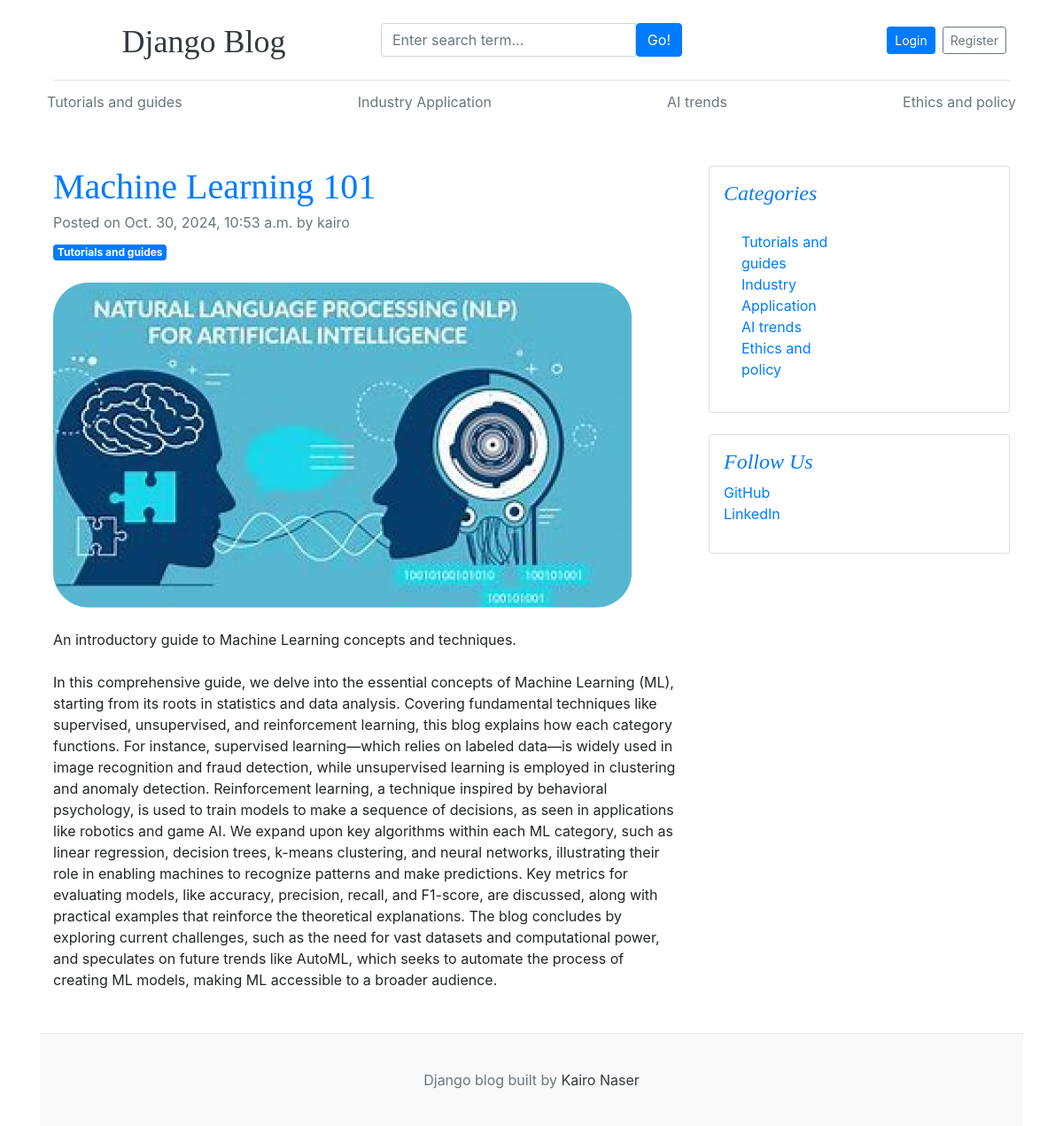
Page /blogs/machine-learning-101/ on the earlier database version.
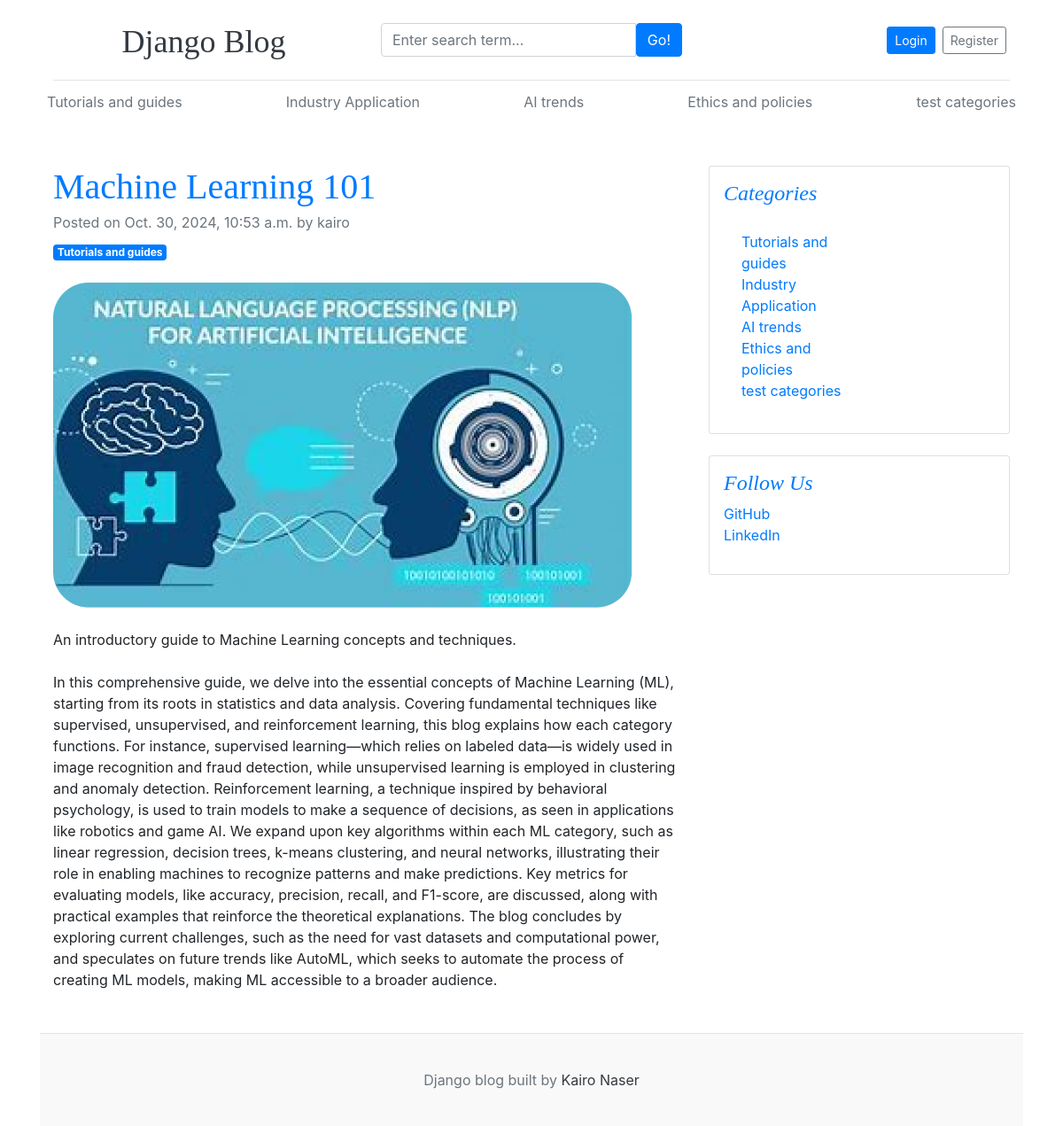
Same page on the later database version.
### blogs/models.py (models this page shows)
class Category(models.Model):
    category_name = models.CharField(max_length=50, unique=True)
    created_at = models.DateTimeField(auto_now_add=True)
    updated_at = models.DateTimeField(auto_now=True)
    class Meta:
        verbose_name_plural ='Categories'
    def __str__(self):
        return self.category_name

### blogs/views.py (the view)
# urls.py: path('blogs/<slug:slug>/', BlogsView.blogs, name='blogs'),
def blogs(request,slug):
   single_post =  get_object_or_404(Blogs, slug=slug , status ='published')
   context = {
      'single_post':single_post
   }
   return render(request, 'blogs.html', context)

### blogs/context_processors.py (called while the page is built)
def get_categories(request):
    categories = Category.objects.all()
    return dict(categories=categories)

### templates/blogs.html
{% extends 'base/base.html' %}
{% block content %}
<div class="container mt-5">
    <div class="row">
        <div class="col-lg-8 col-md-12">
            <article>
                <header class="mb-4">
                    <h1 class="fw-bolder mb-1 text-primary">{{single_post.title}}</h1>
                    <div class="text-muted fst-italic mb-2">Posted on {{single_post.created_at}} by {{single_post.author}}</div>
                    <a class="badge bg-primary text-decoration-none text-white" href="#!">{{single_post.category}}</a>
                </header>
                <figure class="mb-4"><img class="img-fluid rounded" src="{{single_post.blog_image.url }}" alt="..." /></figure>
                <section class="mb-5">
                    <p class="fs-5 mb-4">{{single_post.short_description}}</p>
                    <p class="fs-5 mb-4">{{single_post.blog_body}}</p>
                    </section>
            </article>
        </div>
        <div class="col-lg-4 col-md-12">
            <div class="card mb-4 p-3">
                <h4 class="font-italic text-primary">Categories</h4>
                <div class="card-body">
                    <div class="row">
                        <div class="col-sm-6">
                            <ul class="list-unstyled mb-0">
                                {% for cat in categories %}
                                <li><a href="{% url 'posts_by_category' cat.id %}" class="text-primary">{{cat.category_name}}</a></li>
                                {% endfor %}
                            </ul>
                        </div>
                    </div>
                </div>
            </div>
            <div class="card mb-4 p-3">
                <h4 class="font-italic text-primary">Follow Us</h4>
                <ol class="list-unstyled">
                    <li><a href="#" class="text-primary">GitHub</a></li>
                    <li><a href="#" class="text-primary">LinkedIn</a></li>
                </ol>
            </div>
        </div>
    </div>
</div>
{% endblock %}

### templates/base/header.html (shortened to what this page needs)
{%load static%}
<!DOCTYPE html>
<html lang="en">
<head>
    <link href="https://getbootstrap.com/docs/4.0/dist/css/bootstrap.min.css" rel="stylesheet">
    <link rel="stylesheet" href="{%static 'css/blog.css'%}">
    <link rel="stylesheet" href="https://cdnjs.cloudflare.com/ajax/libs/font-awesome/6.6.0/css/fontawesome.min.css" />
    <link rel="stylesheet" href="https://cdnjs.cloudflare.com/ajax/libs/font-awesome/4.7.0/css/font-awesome.min.css">
  </head>
<body>
    <div class="container"><div class="container">
      <header class="blog-header py-3">
        <div class="row justify-content-between align-items-center">
          <div class="col-12 col-md-4 pt-1 text-center text-md-start">
            <a class="blog-header-logo text-dark" href="/">Django Blog</a>
          </div>
          <div class="col-12 col-md-4 my-2 my-md-0">
            <form action="{% url 'search' %}" method="GET" class="d-flex justify-content-center">
              <div class="input-group">
                <input
                  class="form-control"
                  name="keyword"
                  type="text"
                  placeholder="Enter search term..."
                  aria-label="Enter search term..."
                  aria-describedby="button-search"
                  required
                />
                <button type="submit" class="btn btn-primary" id="button-search">Go!</button>
              </div>
            </form>
          </div>
          <div class="col-12 col-md-4 d-flex justify-content-center justify-content-md-end align-items-center">
            {% if not user.is_authenticated %}
            <a class="btn btn-sm btn-primary mx-1" href="{% url 'login' %}">Login</a>
            <a class="btn btn-sm btn-outline-secondary mx-1" href="{% url 'register' %}">Register</a>
            {% else %}
            <a href="{% url 'dashboard' %}" class="btn btn-sm btn-primary mx-1">Dashboard</a>
            <a href="{% url 'logout' %}" class="btn btn-sm btn-outline-secondary mx-1">Logout</a>
            {% endif %}
          </div>
        </div>
      </header>
    </div>
      <div class="nav-scroller py-1 mb-2">
        <nav class="nav d-flex justify-content-between">
          {%for cat in categories%}
          <a class="p-2 text-muted" href="{% url 'posts_by_category' cat.id %}">{{cat.category_name}}</a>
         {%endfor%}
        </nav>
      </div>

Differences in the rows shown:
changed Category: category_name "Ethics and policy" → "Ethics and policies"
added Category: category_name "test categories"
